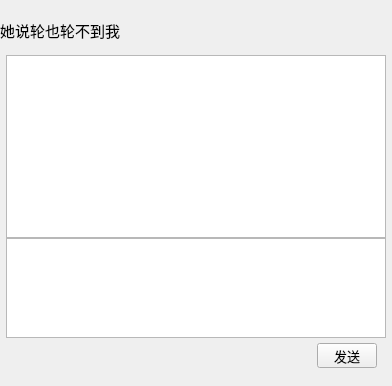
<?xml version="1.0" encoding="UTF-8"?>
<ui version="4.0">
 <class>ChatPage</class>
 <widget class="QStackedWidget" name="ChatPage">
  <property name="geometry">
   <rect>
    <x>0</x>
    <y>0</y>
    <width>392</width>
    <height>386</height>
   </rect>
  </property>
  <property name="sizePolicy">
   <sizepolicy hsizetype="Expanding" vsizetype="Expanding">
    <horstretch>0</horstretch>
    <verstretch>0</verstretch>
   </sizepolicy>
  </property>
  <property name="windowTitle">
   <string>StackedWidget</string>
  </property>
  <property name="currentIndex">
   <number>2</number>
  </property>
  <widget class="QWidget" name="default_page">
   <layout class="QHBoxLayout" name="horizontalLayout">
    <item>
     <widget class="QLabel" name="label">
      <property name="minimumSize">
       <size>
        <width>100</width>
        <height>100</height>
       </size>
      </property>
      <property name="maximumSize">
       <size>
        <width>100</width>
        <height>100</height>
       </size>
      </property>
      <property name="styleSheet">
       <string notr="true">#label{
	border-radius: 10px;
}
</string>
      </property>
      <property name="text">
       <string/>
      </property>
      <property name="pixmap">
       <pixmap resource="res.qrc">:/images/WeChat.ico</pixmap>
      </property>
      <property name="scaledContents">
       <bool>true</bool>
      </property>
      <property name="alignment">
       <set>Qt::AlignCenter</set>
      </property>
     </widget>
    </item>
   </layout>
  </widget>
  <widget class="QWidget" name="loading_page">
   <layout class="QGridLayout" name="gridLayout">
    <item row="0" column="0">
     <widget class="QLabel" name="label_2">
      <property name="font">
       <font>
        <pointsize>12</pointsize>
       </font>
      </property>
      <property name="text">
       <string>加载聊天记录中，请稍后...</string>
      </property>
      <property name="alignment">
       <set>Qt::AlignCenter</set>
      </property>
     </widget>
    </item>
   </layout>
  </widget>
  <widget class="QWidget" name="cha_data_page">
   <layout class="QVBoxLayout" name="verticalLayout">
    <property name="spacing">
     <number>0</number>
    </property>
    <property name="leftMargin">
     <number>0</number>
    </property>
    <property name="rightMargin">
     <number>0</number>
    </property>
    <item>
     <widget class="QWidget" name="chat_data_wid" native="true">
      <property name="sizePolicy">
       <sizepolicy hsizetype="Preferred" vsizetype="Preferred">
        <horstretch>0</horstretch>
        <verstretch>0</verstretch>
       </sizepolicy>
      </property>
      <layout class="QVBoxLayout" name="verticalLayout_4">
       <property name="spacing">
        <number>6</number>
       </property>
       <property name="leftMargin">
        <number>0</number>
       </property>
       <property name="topMargin">
        <number>0</number>
       </property>
       <property name="rightMargin">
        <number>0</number>
       </property>
       <property name="bottomMargin">
        <number>0</number>
       </property>
       <item>
        <widget class="QWidget" name="title_wid" native="true">
         <layout class="QHBoxLayout" name="horizontalLayout_3">
          <property name="spacing">
           <number>0</number>
          </property>
          <property name="leftMargin">
           <number>0</number>
          </property>
          <property name="rightMargin">
           <number>0</number>
          </property>
          <property name="bottomMargin">
           <number>6</number>
          </property>
          <item>
           <widget class="QLabel" name="nick_lb">
            <property name="minimumSize">
             <size>
              <width>0</width>
              <height>25</height>
             </size>
            </property>
            <property name="maximumSize">
             <size>
              <width>16777215</width>
              <height>25</height>
             </size>
            </property>
            <property name="font">
             <font>
              <pointsize>11</pointsize>
             </font>
            </property>
            <property name="text">
             <string>她说轮也轮不到我</string>
            </property>
           </widget>
          </item>
         </layout>
        </widget>
       </item>
       <item>
        <widget class="QWidget" name="data_wid" native="true">
         <layout class="QVBoxLayout" name="verticalLayout_6">
          <property name="spacing">
           <number>0</number>
          </property>
          <property name="leftMargin">
           <number>6</number>
          </property>
          <property name="topMargin">
           <number>0</number>
          </property>
          <property name="rightMargin">
           <number>6</number>
          </property>
          <property name="bottomMargin">
           <number>0</number>
          </property>
          <item>
           <widget class="QWidget" name="send_data_wid" native="true">
            <layout class="QVBoxLayout" name="verticalLayout_5">
             <property name="spacing">
              <number>0</number>
             </property>
             <property name="sizeConstraint">
              <enum>QLayout::SetDefaultConstraint</enum>
             </property>
             <property name="leftMargin">
              <number>0</number>
             </property>
             <property name="topMargin">
              <number>0</number>
             </property>
             <property name="rightMargin">
              <number>0</number>
             </property>
             <property name="bottomMargin">
              <number>0</number>
             </property>
             <item>
              <widget class="QListView" name="data_list"/>
             </item>
             <item>
              <widget class="MessageTextEdit" name="data_edit">
               <property name="sizePolicy">
                <sizepolicy hsizetype="Expanding" vsizetype="Fixed">
                 <horstretch>0</horstretch>
                 <verstretch>0</verstretch>
                </sizepolicy>
               </property>
               <property name="minimumSize">
                <size>
                 <width>0</width>
                 <height>100</height>
                </size>
               </property>
               <property name="maximumSize">
                <size>
                 <width>16777215</width>
                 <height>100</height>
                </size>
               </property>
               <property name="font">
                <font>
                 <pointsize>12</pointsize>
                </font>
               </property>
              </widget>
             </item>
             <item>
              <widget class="QWidget" name="tool_wid" native="true">
               <property name="sizePolicy">
                <sizepolicy hsizetype="Preferred" vsizetype="Fixed">
                 <horstretch>0</horstretch>
                 <verstretch>0</verstretch>
                </sizepolicy>
               </property>
               <layout class="QHBoxLayout" name="horizontalLayout_4">
                <property name="leftMargin">
                 <number>9</number>
                </property>
                <property name="topMargin">
                 <number>5</number>
                </property>
                <property name="rightMargin">
                 <number>9</number>
                </property>
                <property name="bottomMargin">
                 <number>9</number>
                </property>
                <item>
                 <widget class="ClickLabel" name="emo_lb">
                  <property name="minimumSize">
                   <size>
                    <width>25</width>
                    <height>25</height>
                   </size>
                  </property>
                  <property name="maximumSize">
                   <size>
                    <width>25</width>
                    <height>25</height>
                   </size>
                  </property>
                  <property name="font">
                   <font>
                    <pointsize>6</pointsize>
                   </font>
                  </property>
                  <property name="text">
                   <string/>
                  </property>
                  <property name="scaledContents">
                   <bool>true</bool>
                  </property>
                 </widget>
                </item>
                <item>
                 <spacer name="horizontalSpacer">
                  <property name="orientation">
                   <enum>Qt::Horizontal</enum>
                  </property>
                  <property name="sizeType">
                   <enum>QSizePolicy::Fixed</enum>
                  </property>
                  <property name="sizeHint" stdset="0">
                   <size>
                    <width>10</width>
                    <height>20</height>
                   </size>
                  </property>
                 </spacer>
                </item>
                <item>
                 <widget class="CustomizeFileLabel" name="file_lb">
                  <property name="minimumSize">
                   <size>
                    <width>25</width>
                    <height>25</height>
                   </size>
                  </property>
                  <property name="maximumSize">
                   <size>
                    <width>25</width>
                    <height>25</height>
                   </size>
                  </property>
                  <property name="text">
                   <string/>
                  </property>
                 </widget>
                </item>
                <item>
                 <spacer name="horizontalSpacer_2">
                  <property name="orientation">
                   <enum>Qt::Horizontal</enum>
                  </property>
                  <property name="sizeHint" stdset="0">
                   <size>
                    <width>40</width>
                    <height>20</height>
                   </size>
                  </property>
                 </spacer>
                </item>
                <item>
                 <widget class="QPushButton" name="send_btn">
                  <property name="minimumSize">
                   <size>
                    <width>60</width>
                    <height>25</height>
                   </size>
                  </property>
                  <property name="maximumSize">
                   <size>
                    <width>60</width>
                    <height>25</height>
                   </size>
                  </property>
                  <property name="font">
                   <font>
                    <pointsize>10</pointsize>
                   </font>
                  </property>
                  <property name="text">
                   <string>发送</string>
                  </property>
                 </widget>
                </item>
               </layout>
              </widget>
             </item>
            </layout>
           </widget>
          </item>
         </layout>
        </widget>
       </item>
      </layout>
     </widget>
    </item>
   </layout>
  </widget>
  <widget class="ApplyFriendPage" name="apply_friend_page"/>
  <widget class="QWidget" name="contact_user_wid">
   <layout class="QHBoxLayout" name="horizontalLayout_2">
    <item>
     <spacer name="horizontalSpacer_3">
      <property name="orientation">
       <enum>Qt::Horizontal</enum>
      </property>
      <property name="sizeType">
       <enum>QSizePolicy::Expanding</enum>
      </property>
      <property name="sizeHint" stdset="0">
       <size>
        <width>80</width>
        <height>20</height>
       </size>
      </property>
     </spacer>
    </item>
    <item>
     <widget class="QWidget" name="widget" native="true">
      <layout class="QVBoxLayout" name="verticalLayout_3">
       <property name="spacing">
        <number>0</number>
       </property>
       <property name="leftMargin">
        <number>0</number>
       </property>
       <property name="topMargin">
        <number>0</number>
       </property>
       <property name="rightMargin">
        <number>0</number>
       </property>
       <property name="bottomMargin">
        <number>0</number>
       </property>
       <item>
        <spacer name="verticalSpacer_2">
         <property name="orientation">
          <enum>Qt::Vertical</enum>
         </property>
         <property name="sizeType">
          <enum>QSizePolicy::Expanding</enum>
         </property>
         <property name="sizeHint" stdset="0">
          <size>
           <width>20</width>
           <height>80</height>
          </size>
         </property>
        </spacer>
       </item>
       <item>
        <widget class="QWidget" name="widget_2" native="true">
         <layout class="QVBoxLayout" name="verticalLayout_2" stretch="1,0,0">
          <property name="spacing">
           <number>0</number>
          </property>
          <property name="leftMargin">
           <number>0</number>
          </property>
          <property name="topMargin">
           <number>0</number>
          </property>
          <property name="rightMargin">
           <number>0</number>
          </property>
          <property name="bottomMargin">
           <number>0</number>
          </property>
          <item>
           <widget class="QWidget" name="widget_3" native="true">
            <layout class="QHBoxLayout" name="horizontalLayout_6" stretch="0,0,1">
             <property name="spacing">
              <number>0</number>
             </property>
             <property name="leftMargin">
              <number>0</number>
             </property>
             <property name="topMargin">
              <number>0</number>
             </property>
             <property name="rightMargin">
              <number>0</number>
             </property>
             <property name="bottomMargin">
              <number>0</number>
             </property>
             <item>
              <layout class="QHBoxLayout" name="horizontalLayout_7">
               <item>
                <widget class="QLabel" name="contact_usericon_lb">
                 <property name="minimumSize">
                  <size>
                   <width>80</width>
                   <height>80</height>
                  </size>
                 </property>
                 <property name="maximumSize">
                  <size>
                   <width>80</width>
                   <height>80</height>
                  </size>
                 </property>
                 <property name="text">
                  <string/>
                 </property>
                 <property name="scaledContents">
                  <bool>false</bool>
                 </property>
                 <property name="alignment">
                  <set>Qt::AlignCenter</set>
                 </property>
                </widget>
               </item>
              </layout>
             </item>
             <item>
              <spacer name="horizontalSpacer_5">
               <property name="orientation">
                <enum>Qt::Horizontal</enum>
               </property>
               <property name="sizeHint" stdset="0">
                <size>
                 <width>40</width>
                 <height>20</height>
                </size>
               </property>
              </spacer>
             </item>
             <item>
              <layout class="QVBoxLayout" name="verticalLayout_7">
               <property name="spacing">
                <number>6</number>
               </property>
               <property name="leftMargin">
                <number>6</number>
               </property>
               <property name="rightMargin">
                <number>6</number>
               </property>
               <item>
                <widget class="QLabel" name="contact_username_lb">
                 <property name="font">
                  <font>
                   <pointsize>12</pointsize>
                  </font>
                 </property>
                 <property name="text">
                  <string/>
                 </property>
                </widget>
               </item>
               <item>
                <widget class="QLabel" name="contact_nick_lb">
                 <property name="text">
                  <string/>
                 </property>
                </widget>
               </item>
               <item>
                <widget class="QLabel" name="contact_desc_lb">
                 <property name="text">
                  <string/>
                 </property>
                </widget>
               </item>
               <item>
                <widget class="QLabel" name="contact_back_lb">
                 <property name="text">
                  <string/>
                 </property>
                </widget>
               </item>
              </layout>
             </item>
            </layout>
           </widget>
          </item>
          <item>
           <spacer name="verticalSpacer_3">
            <property name="orientation">
             <enum>Qt::Vertical</enum>
            </property>
            <property name="sizeType">
             <enum>QSizePolicy::Expanding</enum>
            </property>
            <property name="sizeHint" stdset="0">
             <size>
              <width>20</width>
              <height>20</height>
             </size>
            </property>
           </spacer>
          </item>
          <item>
           <layout class="QHBoxLayout" name="horizontalLayout_5">
            <item>
             <widget class="ClickLabel" name="chat_lb">
              <property name="minimumSize">
               <size>
                <width>50</width>
                <height>50</height>
               </size>
              </property>
              <property name="maximumSize">
               <size>
                <width>50</width>
                <height>50</height>
               </size>
              </property>
              <property name="text">
               <string/>
              </property>
              <property name="scaledContents">
               <bool>true</bool>
              </property>
             </widget>
            </item>
            <item>
             <widget class="ClickLabel" name="voice_lb">
              <property name="minimumSize">
               <size>
                <width>50</width>
                <height>50</height>
               </size>
              </property>
              <property name="maximumSize">
               <size>
                <width>50</width>
                <height>50</height>
               </size>
              </property>
              <property name="text">
               <string/>
              </property>
              <property name="scaledContents">
               <bool>true</bool>
              </property>
             </widget>
            </item>
            <item>
             <widget class="ClickLabel" name="video_lb">
              <property name="minimumSize">
               <size>
                <width>50</width>
                <height>50</height>
               </size>
              </property>
              <property name="maximumSize">
               <size>
                <width>50</width>
                <height>50</height>
               </size>
              </property>
              <property name="text">
               <string/>
              </property>
             </widget>
            </item>
           </layout>
          </item>
         </layout>
        </widget>
       </item>
       <item>
        <spacer name="verticalSpacer">
         <property name="orientation">
          <enum>Qt::Vertical</enum>
         </property>
         <property name="sizeType">
          <enum>QSizePolicy::Expanding</enum>
         </property>
         <property name="sizeHint" stdset="0">
          <size>
           <width>20</width>
           <height>80</height>
          </size>
         </property>
        </spacer>
       </item>
      </layout>
     </widget>
    </item>
    <item>
     <spacer name="horizontalSpacer_4">
      <property name="orientation">
       <enum>Qt::Horizontal</enum>
      </property>
      <property name="sizeType">
       <enum>QSizePolicy::Expanding</enum>
      </property>
      <property name="sizeHint" stdset="0">
       <size>
        <width>80</width>
        <height>20</height>
       </size>
      </property>
     </spacer>
    </item>
   </layout>
  </widget>
  <widget class="QWidget" name="settings_wid">
   <layout class="QHBoxLayout" name="horizontalLayout_8">
    <item>
     <spacer name="horizontalSpacer_6">
      <property name="orientation">
       <enum>Qt::Horizontal</enum>
      </property>
      <property name="sizeHint" stdset="0">
       <size>
        <width>40</width>
        <height>20</height>
       </size>
      </property>
     </spacer>
    </item>
    <item>
     <layout class="QVBoxLayout" name="verticalLayout_8">
      <item>
       <spacer name="verticalSpacer_4">
        <property name="orientation">
         <enum>Qt::Vertical</enum>
        </property>
        <property name="sizeHint" stdset="0">
         <size>
          <width>20</width>
          <height>40</height>
         </size>
        </property>
       </spacer>
      </item>
      <item>
       <widget class="QLabel" name="label_3">
        <property name="text">
         <string>基本信息</string>
        </property>
       </widget>
      </item>
      <item>
       <spacer name="verticalSpacer_5">
        <property name="orientation">
         <enum>Qt::Vertical</enum>
        </property>
        <property name="sizeHint" stdset="0">
         <size>
          <width>20</width>
          <height>40</height>
         </size>
        </property>
       </spacer>
      </item>
      <item>
       <layout class="QHBoxLayout" name="horizontalLayout_9">
        <item>
         <widget class="QLabel" name="upload_head_lb">
          <property name="minimumSize">
           <size>
            <width>200</width>
            <height>200</height>
           </size>
          </property>
          <property name="maximumSize">
           <size>
            <width>200</width>
            <height>200</height>
           </size>
          </property>
          <property name="text">
           <string/>
          </property>
          <property name="alignment">
           <set>Qt::AlignCenter</set>
          </property>
         </widget>
        </item>
        <item>
         <spacer name="horizontalSpacer_8">
          <property name="orientation">
           <enum>Qt::Horizontal</enum>
          </property>
          <property name="sizeHint" stdset="0">
           <size>
            <width>40</width>
            <height>20</height>
           </size>
          </property>
         </spacer>
        </item>
        <item>
         <widget class="QPushButton" name="upload_head_btn">
          <property name="text">
           <string>上传</string>
          </property>
         </widget>
        </item>
       </layout>
      </item>
      <item>
       <spacer name="verticalSpacer_8">
        <property name="orientation">
         <enum>Qt::Vertical</enum>
        </property>
        <property name="sizeHint" stdset="0">
         <size>
          <width>20</width>
          <height>40</height>
         </size>
        </property>
       </spacer>
      </item>
      <item>
       <layout class="QHBoxLayout" name="horizontalLayout_10">
        <item>
         <widget class="QLabel" name="label_4">
          <property name="text">
           <string>昵称: </string>
          </property>
         </widget>
        </item>
        <item>
         <widget class="QLineEdit" name="setting_nick_edit"/>
        </item>
        <item>
         <spacer name="horizontalSpacer_9">
          <property name="orientation">
           <enum>Qt::Horizontal</enum>
          </property>
          <property name="sizeType">
           <enum>QSizePolicy::Fixed</enum>
          </property>
          <property name="sizeHint" stdset="0">
           <size>
            <width>80</width>
            <height>20</height>
           </size>
          </property>
         </spacer>
        </item>
       </layout>
      </item>
      <item>
       <layout class="QHBoxLayout" name="horizontalLayout_11">
        <item>
         <widget class="QLabel" name="label_5">
          <property name="text">
           <string>简介: </string>
          </property>
         </widget>
        </item>
        <item>
         <widget class="QLineEdit" name="setting_desc_edit"/>
        </item>
        <item>
         <spacer name="horizontalSpacer_10">
          <property name="orientation">
           <enum>Qt::Horizontal</enum>
          </property>
          <property name="sizeType">
           <enum>QSizePolicy::Fixed</enum>
          </property>
          <property name="sizeHint" stdset="0">
           <size>
            <width>80</width>
            <height>20</height>
           </size>
          </property>
         </spacer>
        </item>
       </layout>
      </item>
      <item>
       <spacer name="verticalSpacer_6">
        <property name="orientation">
         <enum>Qt::Vertical</enum>
        </property>
        <property name="sizeHint" stdset="0">
         <size>
          <width>20</width>
          <height>40</height>
         </size>
        </property>
       </spacer>
      </item>
      <item>
       <layout class="QHBoxLayout" name="horizontalLayout_12">
        <item>
         <spacer name="horizontalSpacer_11">
          <property name="orientation">
           <enum>Qt::Horizontal</enum>
          </property>
          <property name="sizeHint" stdset="0">
           <size>
            <width>40</width>
            <height>20</height>
           </size>
          </property>
         </spacer>
        </item>
        <item>
         <widget class="QPushButton" name="setting_submit_btn">
          <property name="text">
           <string>提交</string>
          </property>
         </widget>
        </item>
        <item>
         <spacer name="horizontalSpacer_12">
          <property name="orientation">
           <enum>Qt::Horizontal</enum>
          </property>
          <property name="sizeHint" stdset="0">
           <size>
            <width>40</width>
            <height>20</height>
           </size>
          </property>
         </spacer>
        </item>
       </layout>
      </item>
      <item>
       <spacer name="verticalSpacer_7">
        <property name="orientation">
         <enum>Qt::Vertical</enum>
        </property>
        <property name="sizeHint" stdset="0">
         <size>
          <width>20</width>
          <height>40</height>
         </size>
        </property>
       </spacer>
      </item>
     </layout>
    </item>
    <item>
     <spacer name="horizontalSpacer_7">
      <property name="orientation">
       <enum>Qt::Horizontal</enum>
      </property>
      <property name="sizeHint" stdset="0">
       <size>
        <width>40</width>
        <height>20</height>
       </size>
      </property>
     </spacer>
    </item>
   </layout>
  </widget>
 </widget>
 <customwidgets>
  <customwidget>
   <class>ClickLabel</class>
   <extends>QLabel</extends>
   <header>clicklabel.h</header>
  </customwidget>
  <customwidget>
   <class>CustomizeFileLabel</class>
   <extends>QLabel</extends>
   <header>customizefilelabel.h</header>
  </customwidget>
  <customwidget>
   <class>ApplyFriendPage</class>
   <extends>QWidget</extends>
   <header>applyfriendpage.h</header>
   <container>1</container>
  </customwidget>
  <customwidget>
   <class>MessageTextEdit</class>
   <extends>QTextEdit</extends>
   <header>messagetextedit.h</header>
  </customwidget>
 </customwidgets>
 <resources>
  <include location="res.qrc"/>
 </resources>
 <connections/>
</ui>
